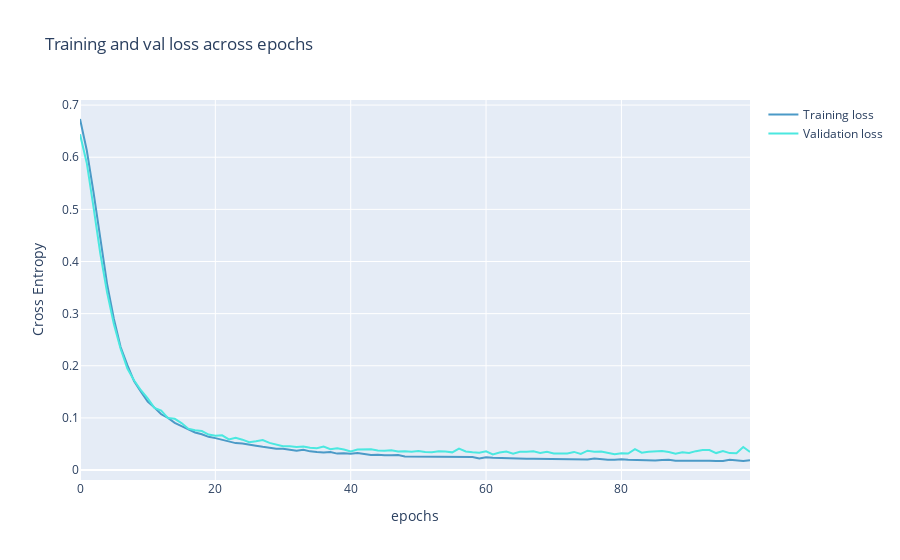

Source (notebook cell):
### Markdown cell above
* Plot the evolution of the train loss and the validation loss and the evolution of the train metric and the validation metric.

### Code cell
from plotly import graph_objects as go
fig = go.Figure(data=[
                      go.Scatter(
                          y=history.history["loss"],
                          name="Training loss",
                          mode="lines",
                          marker=dict(
                              color=color_chart[0]
                          )),
                      go.Scatter(
                          y=history.history["val_loss"],
                          name="Validation loss",
                          mode="lines",
                          marker=dict(
                              color=color_chart[1]
                          ))
])
fig.update_layout(
    title='Training and val loss across epochs',
    xaxis_title='epochs',
    yaxis_title='Cross Entropy'    
)
fig.show()
